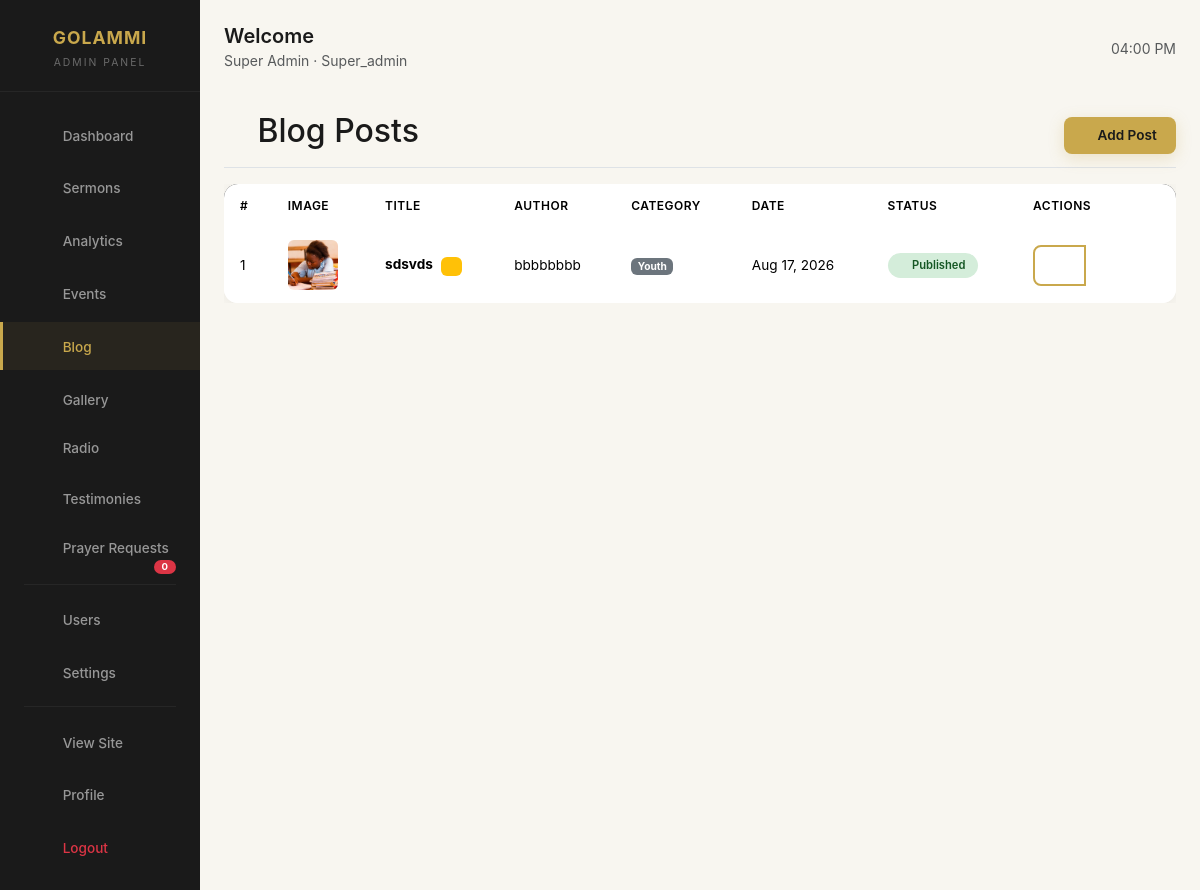
Screenshot of /admin/blog (signed in) with the database file from the repository.
### models/user.py (models this page shows, shortened)
class User(UserMixin, db.Model):
    __tablename__ = "users"
    id = db.Column(db.Integer, primary_key=True)
    username = db.Column(db.String(80), unique=True, nullable=False)
    email = db.Column(db.String(120), unique=True, nullable=False)
    password_hash = db.Column(db.String(255), nullable=False)
    full_name = db.Column(db.String(120), nullable=False)
    role = db.Column(
        db.String(50), nullable=False, default="admin"
    )  # super_admin, admin, moderator, editor
    is_active = db.Column(db.Boolean, default=True)
    created_at = db.Column(db.DateTime, default=datetime.utcnow)
    updated_at = db.Column(
        db.DateTime, default=datetime.utcnow, onupdate=datetime.utcnow
    )
    last_login = db.Column(db.DateTime)
    created_sermons = db.relationship(
        "Sermon", backref="creator", lazy=True, foreign_keys="Sermon.created_by"
    )
    updated_sermons = db.relationship(
        "Sermon", backref="updater", lazy=True, foreign_keys="Sermon.updated_by"
    )
    created_events = db.relationship(
        "Event", backref="creator", lazy=True, foreign_keys="Event.created_by"
    )
    updated_events = db.relationship(
        "Event", backref="updater", lazy=True, foreign_keys="Event.updated_by"
    )
    created_blog_posts = db.relationship(
        "BlogPost", backref="creator", lazy=True, foreign_keys="BlogPost.created_by"
    )
    updated_blog_posts = db.relationship(
        "BlogPost", backref="updater", lazy=True, foreign_keys="BlogPost.updated_by"
    )
    def is_admin(self):
        return self.role in ["super_admin", "admin"]

### models/blog.py (models this page shows, shortened)
class BlogPost(db.Model):
    __tablename__ = "blog_posts"
    id = db.Column(db.Integer, primary_key=True)
    title = db.Column(db.String(200), nullable=False)
    slug = db.Column(db.String(200), unique=True, nullable=False)
    content = db.Column(db.Text, nullable=False)
    excerpt = db.Column(db.String(300))
    category = db.Column(
        db.String(50), nullable=False
    )  # Event, Ministry, Testimony, Youth, Prayer, Worship
    author = db.Column(db.String(100), nullable=False)
    featured_image = db.Column(db.String(255))
    is_featured = db.Column(db.Boolean, default=False)
    is_published = db.Column(db.Boolean, default=True)
    meta_title = db.Column(db.String(200))
    meta_description = db.Column(db.String(300))
    meta_keywords = db.Column(db.String(300))
    published_date = db.Column(db.DateTime, default=datetime.utcnow)
    created_at = db.Column(db.DateTime, default=datetime.utcnow)
    updated_at = db.Column(
        db.DateTime, default=datetime.utcnow, onupdate=datetime.utcnow
    )
    created_by = db.Column(db.Integer, db.ForeignKey("users.id"))
    updated_by = db.Column(db.Integer, db.ForeignKey("users.id"))
    comments = db.relationship(
        "BlogComment", backref="post", lazy=True, cascade="all, delete-orphan"
    )

### routes/admin.py (the view)
@admin_bp.route("/blog")
@login_required
@admin_required
def blog():
    page = request.args.get("page", 1, type=int)
    posts = BlogPost.query.order_by(BlogPost.created_at.desc()).paginate(
        page=page, per_page=10
    )
    return render_template("admin/blog.html", posts=posts)

### routes/admin.py (called while the page is built)
def admin_required(f):
    from functools import wraps
    @wraps(f)
    def decorated_function(*args, **kwargs):
        if not current_user.is_authenticated or not current_user.is_admin():
            flash("You need admin access for this page.", "danger")
            return redirect(url_for("auth.login"))
        return f(*args, **kwargs)
    return decorated_function

### templates/admin/blog.html (shortened to what this page needs)
{% extends "admin/base.html" %}
{% block content %}
<div class="d-flex justify-content-between flex-wrap flex-md-nowrap align-items-center pt-3 pb-2 mb-3 border-bottom">
    <h1 class="h2"><i class="bi bi-newspaper" style="color: var(--gold);"></i> Blog Posts</h1>
    <div>
        <a href="{{ url_for('admin.add_blog') }}" class="btn btn-gold">
            <i class="bi bi-plus-circle"></i> Add Post
        </a>
    </div>
</div>
<div class="table-responsive">
    <table class="table table-custom table-hover">
        <thead>
            <tr>
                <th>#</th>
                <th>Image</th>
                <th>Title</th>
                <th>Author</th>
                <th>Category</th>
                <th>Date</th>
                <th>Status</th>
                <th>Actions</th>
            </tr>
        </thead>
        <tbody>
            {% for post in posts.items %}
            <tr>
                <td>{{ loop.index + (posts.page - 1) * posts.per_page }}</td>
                <td>
                    {% if post.featured_image %}
                    <img src="{{ url_for('static', filename='uploads/' + post.featured_image) }}" alt="{{ post.title }}" style="width: 50px; height: 50px; object-fit: cover; border-radius: 6px;">
                    {% else %}
                    <div style="width: 50px; height: 50px; background: var(--gold-light); border-radius: 6px; display: flex; align-items: center; justify-content: center; color: var(--gold);">
                        <i class="bi bi-newspaper"></i>
                    </div>
                    {% endif %}
                </td>
                <td>
                    <strong>{{ post.title|truncate(30) }}</strong>
                    {% if post.is_featured %}
                    <span class="badge bg-warning text-dark ms-1"><i class="bi bi-star-fill"></i></span>
                    {% endif %}
                </td>
                <td>{{ post.author }}</td>
                <td><span class="badge bg-secondary">{{ post.category }}</span></td>
                <td>{{ post.created_at.strftime('%b %d, %Y') }}</td>
                <td>
                    {% if post.is_published %}
                    <span class="status-badge active"><i class="bi bi-check-circle"></i> Published</span>
                    {% else %}
                    <span class="status-badge inactive"><i class="bi bi-x-circle"></i> Draft</span>
                    {% endif %}
                </td>
                <td>
                    <div class="btn-group btn-group-sm">
                        <a href="{{ url_for('admin.edit_blog', post_id=post.id) }}" class="btn btn-outline-gold" title="Edit">
                            <i class="bi bi-pencil"></i>
                        </a>
                        <form action="{{ url_for('admin.delete_blog', post_id=post.id) }}" method="POST" style="display: inline;" onsubmit="return confirm('Are you sure you want to delete this post?');">
                            <button type="submit" class="btn btn-outline-danger" title="Delete">
                                <i class="bi bi-trash"></i>
                            </button>
                        </form>
                    </div>
                </td>
            </tr>
            {% endfor %}
        </tbody>
    </table>
</div>
{% endblock %}

### templates/admin/base.html (shortened to what this page needs)
<!DOCTYPE html>
<html lang="en">
<head>
    <link href="{{ url_for('static', filename='assets/vendor/bootstrap/css/bootstrap.min.css') }}" rel="stylesheet">
    <link href="{{ url_for('static', filename='assets/vendor/bootstrap-icons/bootstrap-icons.css') }}" rel="stylesheet">
</head>
<body>
    <div class="container-fluid">
        <div class="row">
            <nav class="col-md-3 col-lg-2 d-md-block sidebar">
                <div class="brand">
                    <h4>GOLAMMI</h4>
                    <small>Admin Panel</small>
                </div>
                <ul class="nav flex-column">
                    <li class="nav-item">
                        <a class="nav-link {% if request.endpoint == 'admin.dashboard' %}active{% endif %}" href="{{ url_for('admin.dashboard') }}">
                            <i class="bi bi-grid"></i> Dashboard
                        </a>
                    </li>
                    <li class="nav-item">
                        <a class="nav-link {% if request.endpoint in ['admin.sermons', 'admin.add_sermon', 'admin.edit_sermon'] %}active{% endif %}" href="{{ url_for('admin.sermons') }}">
                            <i class="bi bi-mic"></i> Sermons
                        </a>
                    </li>
                    <li class="nav-item">
                        <a class="nav-link {% if request.endpoint == 'admin.analytics' %}active{% endif %}" href="{{ url_for('admin.analytics', _external=False) }}">
                            <i class="bi bi-graph-up-arrow"></i> Analytics
                        </a>
                    </li>
                    <li class="nav-item">
                        <a class="nav-link {% if request.endpoint in ['admin.events', 'admin.add_event', 'admin.edit_event'] %}active{% endif %}" href="{{ url_for('admin.events') }}">
                            <i class="bi bi-calendar-event"></i> Events
                        </a>
                    </li>
                    <li class="nav-item">
                        <a class="nav-link {% if request.endpoint in ['admin.blog', 'admin.add_blog', 'admin.edit_blog'] %}active{% endif %}" href="{{ url_for('admin.blog') }}">
                            <i class="bi bi-newspaper"></i> Blog
                        </a>
                    </li>
                    <li class="nav-item">
                        <a class="nav-link {% if request.endpoint in ['admin.gallery', 'admin.add_gallery'] %}active{% endif %}" href="{{ url_for('admin.gallery') }}">
                            <i class="bi bi-images"></i> Gallery
                        </a>
                    </li>
                    <li class="nav-item">
                        <a class="nav-link {% if request.endpoint in ['admin.radio', 'admin.add_radio', 'admin.edit_radio'] %}active{% endif %}" href="{{ url_for('admin.radio') }}">
                             Radio
                        </a>
                    </li>
                    <li class="nav-item">
                        <a class="nav-link {% if request.endpoint in ['admin.testimonies', 'admin.add_testimony', 'admin.edit_testimony'] %}active{% endif %}" href="{{ url_for('admin.testimonies') }}">
                            <i class="bi bi-chat-quote"></i> Testimonies
                        </a>
                    </li>
                    <li class="nav-item">
                        <a class="nav-link {% if request.endpoint in ['admin.prayer_requests', 'admin.add_prayer_request', 'admin.edit_prayer_request'] %}active{% endif %}" href="{{ url_for('admin.prayer_requests') }}">
                             Prayer Requests
                            <span class="badge bg-danger">{{ prayer_pending_count or 0 }}</span>
                        </a>
                    </li>
                    <li class="nav-divider"></li>
                    <li class="nav-item">
                        <a class="nav-link {% if request.endpoint == 'admin.users' %}active{% endif %}" href="{{ url_for('admin.users') }}">
                            <i class="bi bi-people"></i> Users
                        </a>
                    </li>
                    <li class="nav-item">
                        <a class="nav-link {% if request.endpoint == 'admin.settings' %}active{% endif %}" href="{{ url_for('admin.settings') }}">
                            <i class="bi bi-gear"></i> Settings
                        </a>
                    </li>
                    <li class="nav-divider"></li>
                    <li class="nav-item">
                        <a class="nav-link" href="{{ url_for('frontend.index') }}" target="_blank">
                            <i class="bi bi-globe"></i> View Site
                        </a>
                    </li>
                    <li class="nav-item">
                        <a class="nav-link" href="{{ url_for('auth.profile') }}">
                            <i class="bi bi-person-circle"></i> Profile
                        </a>
                    </li>
                    <li class="nav-item">
                        <a class="nav-link text-danger" href="{{ url_for('auth.logout') }}">
                            <i class="bi bi-box-arrow-right"></i> Logout
                        </a>
                    </li>
                </ul>
            </nav>
            <main class="col-md-9 ms-sm-auto col-lg-10 px-md-4 main-content">
                <div class="d-flex justify-content-between align-items-center mb-4">
                    <div>
                        <h5 class="mb-0" style="font-weight: 600; color: var(--black);">
                            {% block page_title %}Welcome{% endblock %}
                        </h5>
                        <small class="text-muted">{{ current_user.full_name }} · {{ current_user.role|title }}</small>
                    </div>
                    <div class="d-flex align-items-center gap-2">
                        <span class="text-muted small"><i class="bi bi-clock"></i> <span id="currentTime"></span></span>
                    </div>
                </div>
                {% block content %}{% endblock %}
            </main>
        </div>
    </div>
</body>
</html>

### templates/admin/base.html (style rules this page uses)
:root { --gold: #c9a84c; --gold-dark: #a8892e; --gold-light: #e8d5a3; --black: #1a1a1a; --dark-gray: #2d2d2d; --light-gray: #f8f6f0; --white: #ffffff; --shadow: 0 2px 15px rgba(0,0,0,0.06); --shadow-hover: 0 10px 35px rgba(0,0,0,0.1); --radius: 14px; --transition: all 0.3s cubic-bezier(0.4, 0, 0.2, 1); }
* { box-sizing: border-box; }
body { font-family: 'Poppins', -apple-system, BlinkMacSystemFont, 'Segoe UI', Roboto, sans-serif; background: var(--light-gray); color: var(--black); -webkit-font-smoothing: antialiased; -moz-osx-font-smoothing: grayscale; }
.sidebar { min-height: 100vh; background: var(--black); color: #fff; padding: 0; position: sticky; top: 0; overflow-y: auto; transition: var(--transition); z-index: 1000; }
.sidebar .brand { padding: 1.5rem 1.5rem 1.2rem; border-bottom: 1px solid rgba(255,255,255,0.05); text-align: center; }
.sidebar .brand h4 { color: var(--gold); font-weight: 700; font-size: 1.1rem; margin: 0; letter-spacing: 1px; }
.sidebar .brand small { color: rgba(255,255,255,0.35); font-size: 0.65rem; letter-spacing: 2px; text-transform: uppercase; }
.sidebar .nav { padding: 1rem 0; }
.sidebar .nav-item { margin: 2px 0; }
.sidebar .nav-link { color: rgba(255,255,255,0.55); padding: 0.7rem 1.5rem; border-radius: 0; transition: var(--transition); font-size: 0.85rem; font-weight: 500; border-left: 3px solid transparent; position: relative; }
.sidebar .nav-link.active { color: var(--gold); background: rgba(201,168,76,0.08); border-left-color: var(--gold); }
.sidebar .nav-link i { width: 22px; margin-right: 10px; font-size: 1.1rem; display: inline-block; text-align: center; }
.sidebar .nav-link .badge { float: right; margin-top: 2px; font-size: 0.6rem; padding: 2px 8px; border-radius: 20px; }
.sidebar .nav-divider { height: 1px; background: rgba(255,255,255,0.05); margin: 0.5rem 1.5rem; }
.main-content { padding: 1.5rem 2rem; min-height: 100vh; }
.btn { border-radius: 8px; font-weight: 600; padding: 0.5rem 1.2rem; transition: var(--transition); font-size: 0.85rem; border: none; cursor: pointer; position: relative; overflow: hidden; }
.btn-gold { background: var(--gold); color: var(--black); box-shadow: 0 4px 15px rgba(201,168,76,0.25); }
.btn-outline-gold { background: transparent; color: var(--gold); border: 2px solid var(--gold); }
.btn-group .btn { border-radius: 0; }
.btn-group .btn:first-child { border-radius: 8px 0 0 8px; }
.btn-group .btn:last-child { border-radius: 0 8px 8px 0; }
.btn-group .btn:only-child { border-radius: 8px; }
.table-custom { background: var(--white); border-radius: var(--radius); overflow: hidden; box-shadow: var(--shadow); margin-bottom: 0; }
.table-custom thead { background: var(--black); color: #fff; }
.table-custom thead th { padding: 0.8rem 1rem; font-size: 0.75rem; font-weight: 600; text-transform: uppercase; letter-spacing: 0.5px; border: none; }
.table-custom tbody td { padding: 0.8rem 1rem; vertical-align: middle; border-bottom: 1px solid #f0f0f0; font-size: 0.85rem; }
.table-custom tbody tr:last-child td { border-bottom: none; }
.status-badge { padding: 0.25rem 0.8rem; border-radius: 20px; font-size: 0.7rem; font-weight: 600; display: inline-block; white-space: nowrap; }
.status-badge.active { background: #d4edda; color: #155724; }

### rows the page displays
User: full_name "Super Admin", role "Super_admin"
BlogPost: featured_image (picture), title "sdsvds", is_featured True (drawn), author "bbbbbbbb", category "Youth", created_at "Aug 17, 2026", is_published True (drawn)

### other values shown
{{ prayer_pending_count or 0 }} "0"
